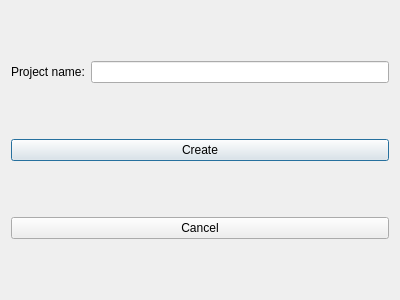
<?xml version="1.0" encoding="UTF-8"?>
<ui version="4.0">
 <class>AddNewProjectDialog</class>
 <widget class="QDialog" name="AddNewProjectDialog">
  <property name="geometry">
   <rect>
    <x>0</x>
    <y>0</y>
    <width>400</width>
    <height>300</height>
   </rect>
  </property>
  <property name="windowTitle">
   <string>Dialog</string>
  </property>
  <layout class="QGridLayout" name="gridLayout">
   <item row="0" column="0">
    <widget class="QLabel" name="label">
     <property name="text">
      <string>Project name:</string>
     </property>
    </widget>
   </item>
   <item row="0" column="1">
    <widget class="QLineEdit" name="lineEdit"/>
   </item>
   <item row="1" column="0" colspan="2">
    <widget class="QPushButton" name="pushButton_Create">
     <property name="text">
      <string>Create</string>
     </property>
    </widget>
   </item>
   <item row="2" column="0" colspan="2">
    <widget class="QPushButton" name="pushButton_Cancel">
     <property name="text">
      <string>Cancel</string>
     </property>
    </widget>
   </item>
  </layout>
 </widget>
 <resources/>
 <connections/>
</ui>
